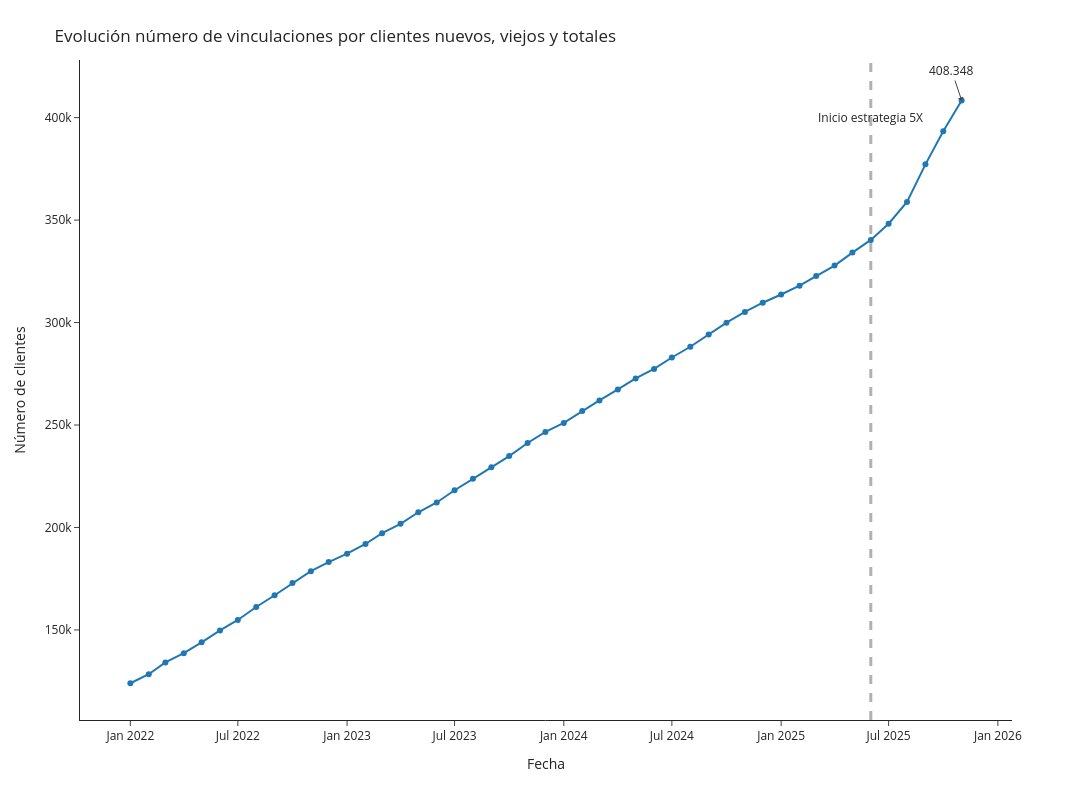

The notebook cell this image was saved under:
### Markdown cell above
## Vinculaciones

### Code cell
df_plot3 = df[['fecha_ymd2', 'num_vinc_cumsum']]
df_plot3.columns = ['fecha', 'cantidad_clientes']

df_plot = df_plot3

fig = px.line(df_plot, x="fecha", y="cantidad_clientes",markers=True, template='simple_white', width=1600, height=800)
fig.add_vline(x='2025-06-01', line_width=3, line_dash="dash")
fig.update_layout(
    title={
        'text': "Evolución número de vinculaciones por clientes nuevos, viejos y totales",
        'xanchor': 'left',
        'yanchor': 'top'},
    xaxis=dict(
            title=dict(
                text="Fecha"
            )),
    yaxis=dict(
            title=dict(
                text="Número de clientes"
            ))
)
fig.add_annotation(x='2025-06-01', y=400000,
            text="Inicio estrategia 5X",
            showarrow=False,
            arrowhead=1)
fig.add_annotation(x='2025-11-01', y=408348,
            text="408.348",
            showarrow=True,
            arrowhead=1)
fig.show()

### Figure 1 — Plotly figure (JSON) as saved in the notebook; plotly's stock layout.template omitted (floating-point values rounded to 4 significant figures)
{"data": [{"hovertemplate": "fecha=%{x}<br>cantidad_clientes=%{y}<extra></extra>", "legendgroup": "", "line": {"color": "#1F77B4", "dash": "solid"}, "marker": {"symbol": "circle"}, "mode": "lines+markers", "name": "", "orientation": "v", "showlegend": false, "type": "scatter", "x": ["2022-01-01T00:00:00.000000000", "2022-02-01T00:00:00.000000000", "2022-03-01T00:00:00.000000000", "2022-04-01T00:00:00.000000000", "2022-05-01T00:00:00.000000000", "2022-06-01T00:00:00.000000000", "2022-07-01T00:00:00.000000000", "2022-08-01T00:00:00.000000000", "2022-09-01T00:00:00.000000000", "2022-10-01T00:00:00.000000000", "2022-11-01T00:00:00.000000000", "2022-12-01T00:00:00.000000000", "2023-01-01T00:00:00.000000000", "2023-02-01T00:00:00.000000000", "2023-03-01T00:00:00.000000000", "2023-04-01T00:00:00.000000000", "2023-05-01T00:00:00.000000000", "2023-06-01T00:00:00.000000000", "2023-07-01T00:00:00.000000000", "2023-08-01T00:00:00.000000000", "2023-09-01T00:00:00.000000000", "2023-10-01T00:00:00.000000000", "2023-11-01T00:00:00.000000000", "2023-12-01T00:00:00.000000000", "2024-01-01T00:00:00.000000000", "2024-02-01T00:00:00.000000000", "2024-03-01T00:00:00.000000000", "2024-04-01T00:00:00.000000000", "2024-05-01T00:00:00.000000000", "2024-06-01T00:00:00.000000000", "2024-07-01T00:00:00.000000000", "2024-08-01T00:00:00.000000000", "2024-09-01T00:00:00.000000000", "2024-10-01T00:00:00.000000000", "2024-11-01T00:00:00.000000000", "2024-12-01T00:00:00.000000000", "2025-01-01T00:00:00.000000000", "2025-02-01T00:00:00.000000000", "2025-03-01T00:00:00.000000000", "2025-04-01T00:00:00.000000000", "2025-05-01T00:00:00.000000000", "2025-06-01T00:00:00.000000000", "2025-07-01T00:00:00.000000000", "2025-08-01T00:00:00.000000000", "2025-09-01T00:00:00.000000000", "2025-10-01T00:00:00.000000000", "2025-11-01T00:00:00.000000000"], "xaxis": "x", "y": [123989, 128393, 134153, 138651, 143962, 149766, 154876, 161179, 166934, 172869, 178663, 183116, 187237, 191950, 197243, 201763, 207416, 212190, 218173, 223738, 229350, 234840, 241226, 246632, 251013, 256877, 262015, 267354, 272740, 277372, 282952, 288192, 294215, 299943, 305164, 309667, 313674, 317970, 322701, 327805, 334142, 340333, 348209, 358830, 377185, 393365, 408348], "yaxis": "y"}], "layout": {"annotations": [{"arrowhead": 1, "showarrow": false, "text": "Inicio estrategia 5X", "x": "2025-06-01", "y": 400000}, {"arrowhead": 1, "showarrow": true, "text": "408.348", "x": "2025-11-01", "y": 408348}], "height": 800, "legend": {"tracegroupgap": 0}, "margin": {"t": 60}, "shapes": [{"line": {"dash": "dash", "width": 3}, "type": "line", "x0": "2025-06-01", "x1": "2025-06-01", "xref": "x", "y0": 0, "y1": 1, "yref": "y domain"}], "title": {"text": "Evolución número de vinculaciones por clientes nuevos, viejos y totales", "xanchor": "left", "yanchor": "top"}, "width": 1600, "xaxis": {"anchor": "y", "domain": [0, 1], "title": {"text": "Fecha"}}, "yaxis": {"anchor": "x", "domain": [0, 1], "title": {"text": "Número de clientes"}}}}
